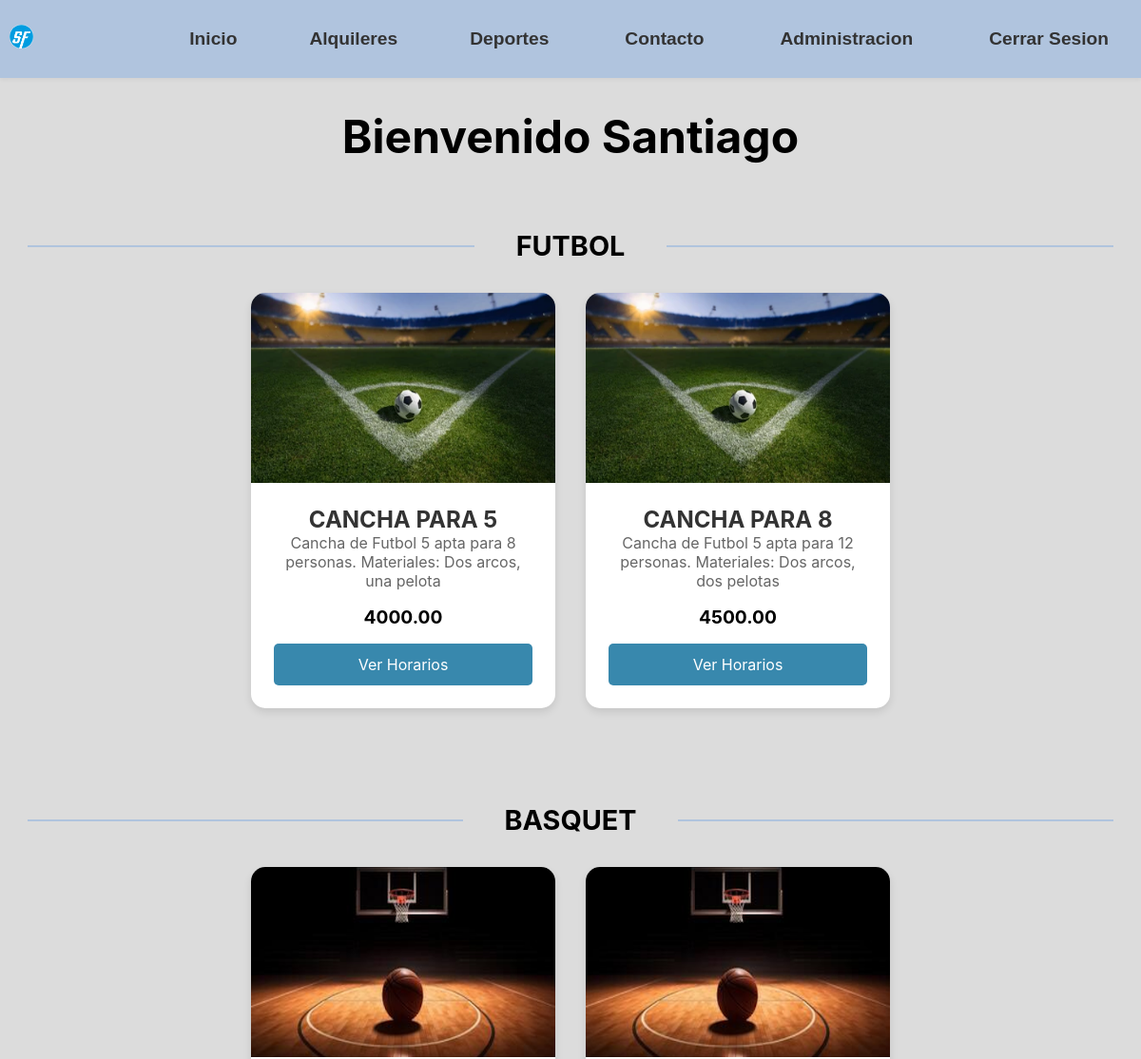
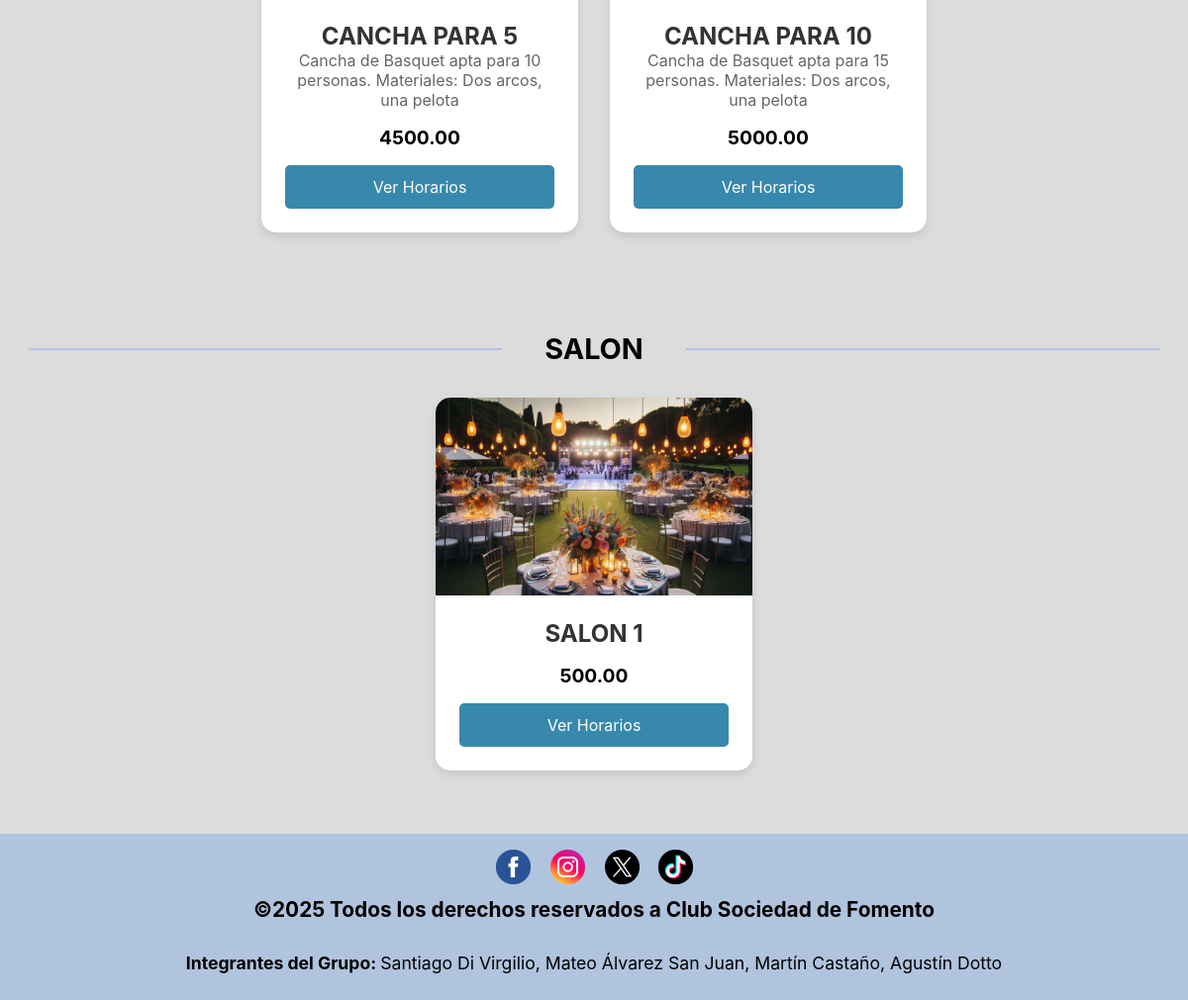
The app's page /alquileres.php (signed in) with its own data (2 pictures, top to bottom).
### tables this page shows
CREATE TABLE `usuarios` (
  `id_usuario` int(5) NOT NULL,
  `nombre` varchar(10) NOT NULL,
  `clave` varchar(255) NOT NULL,
  `dni` varchar(15) NOT NULL,
  `email` varchar(100) NOT NULL,
  `telefono` varchar(20) NOT NULL,
  `fecha_alta` date NOT NULL,
  `rol` varchar(20) NOT NULL,
  `id_sesion` varchar(255) DEFAULT NULL
);

CREATE TABLE `deportes` (
  `id_deporte` int(5) NOT NULL,
  `nombre` varchar(50) NOT NULL,
  `descripcion` varchar(255) NOT NULL,
  `cupo_maximo` int(5) NOT NULL
);

CREATE TABLE `canchas` (
  `id_cancha` int(5) NOT NULL,
  `nombre` varchar(50) NOT NULL,
  `tipo` varchar(30) NOT NULL,
  `descripcion` varchar(255) NOT NULL,
  `precio_hora` decimal(10,2) NOT NULL
);

### alquileres.php (the view, shortened to what this page needs)
<!DOCTYPE html>
<html lang="es">
<head>
	<link rel="stylesheet" href="https://cdnjs.cloudflare.com/ajax/libs/font-awesome/4.7.0/css/font-awesome.min.css">
	<link rel="stylesheet" type="text/css" href="css/estilos.css">
</head>
<body>
	<header>
		<a href="index.php"><img src="imagenes/logo.webp" alt="Logo de la página" class="logo"></a>
	<?php
    include("NAV.php");
    include("conexion.php");
    ?>
    </header>
<?php
        $resultado_2 = mysqli_query($conexion, "SELECT * FROM deportes");
?>
        <h2 class="perfil">
        <?php
          if(isset($_SESSION['id_usuario'])){
            $id_usuario_actual = $_SESSION['id_usuario'];
            $stmt_usuario = mysqli_prepare($conexion, "SELECT nombre FROM usuarios WHERE id_usuario = ?");
            mysqli_stmt_bind_param($stmt_usuario, "i", $id_usuario_actual);
            mysqli_stmt_execute($stmt_usuario);
            $resultado_usuario = mysqli_stmt_get_result($stmt_usuario);
            if($usuario_actual = mysqli_fetch_assoc($resultado_usuario)){
              echo "Bienvenido " . htmlspecialchars($usuario_actual["nombre"]);
            }
          }
          ?>
          </h2>
        <?php while($variable_2 = mysqli_fetch_assoc($resultado_2)){?>
            <section class="titulo_deportes" id="<?php echo htmlspecialchars($variable_2["nombre"]); ?>">
                <h2><span><?php echo htmlspecialchars($variable_2["nombre"]); ?></span></h2>
                <div class="canchas-container">
                    <?php $resultado_1 = mysqli_query($conexion, "SELECT * FROM canchas"); ?>
                    <?php while($variable_1 = mysqli_fetch_assoc($resultado_1)){?>
                        <?php if($variable_1["tipo"] == $variable_2["nombre"]){?>
                            <div class="cancha-card">
                                <img src="imagenes/<?php echo $variable_1['tipo'].'.png'; ?>" alt="<?php echo $variable_1['nombre']; ?>">
                            <div class="cancha-card-body">
                                <h4><?php echo $variable_1["nombre"]; ?></h4>
                                <p><?php echo $variable_1["descripcion"]; ?></p>
                                <p class="precio"><?php echo $variable_1["precio_hora"]; ?></p>
                                <button class="btn-ver-horarios" data-cancha-id="<?php echo $variable_1['id_cancha']; ?>" data-cancha-nombre="<?php echo htmlspecialchars($variable_1['nombre'], ENT_QUOTES); ?>">Ver Horarios</button>
                            </div>
                            </div>
                        <?php }?>
                    <?php }?>
                </div>
            </section>
        <?php }?>
<footer>
<?php
    include("FOOTER.php");
?>
</footer>
</body>
</html>

### css/estilos.css (style rules this page uses)
* { padding: 0; margin: 0; }
body { background-color: #dcdcdc; font-family: -apple-system, BlinkMacSystemFont, "Segoe UI", Roboto, Helvetica, Arial, sans-serif, "Apple Color Emoji", "Segoe UI Emoji", "Segoe UI Symbol"; font-size: 1.3rem; background-size: cover; background-position: center; min-height: 100vh; / background-attachment: fixed; display: flex; flex-direction: column; }
header { display: flex; justify-content: space-between; background-color: #b0c4de; padding: 10px; position: relative; align-items: center; box-shadow: 0 2px 4px rgba(0, 0, 0, 0.05); }
a { text-decoration: none; }
.logo { width: 15%; }
.titulo_deportes { text-align: center; margin-top: 3%; margin-bottom: 2rem; }
.titulo_deportes h2 { display: flex; align-items: center; justify-content: center; font-size: 1.8rem; color: #000000; margin: 0; width: 100%; }
.titulo_deportes h2::before, .titulo_deportes h2::after { content: ''; flex-grow: 1; height: 2px; background-color: #b0c4de; margin: 0 1em; }
.titulo_deportes h2 span { background-color: #dcdcdc; padding: 0 0.5em; }
.canchas-container { display: flex; flex-wrap: wrap; gap: 2rem; justify-content: center; padding: 2rem 0; }
.cancha-card { background-color: #fff; border-radius: 15px; box-shadow: 0 4px 8px rgba(0, 0, 0, 0.1); overflow: hidden; width: 320px; transition: transform 0.3s ease, box-shadow 0.3s ease; display: flex; flex-direction: column; }
.cancha-card img { width: 100%; height: 200px; object-fit: cover; }
.cancha-card-body { padding: 1.5rem; display: flex; flex-direction: column; flex-grow: 1; }
.cancha-card-body h4 { margin-top: 0; font-size: 1.5rem; color: #333; }
.cancha-card-body p { font-size: 1rem; color: #666; flex-grow: 1; }
.cancha-card-body .precio { font-size: 1.2rem; font-weight: bold; color: #000; margin-top: 1rem; }
.titulo_deportes h2 span { background-color: #dcdcdc; padding: 0 0.5em; white-space: nowrap; }
footer { background-color: #b0c4de; text-align: center; padding: 1rem 0; }
.perfil { color: #000000; text-align: center; margin: 2rem; font-family: -apple-system, BlinkMacSystemFont, "Segoe UI", Roboto, Helvetica, Arial, sans-serif, "Apple Color Emoji", "Segoe UI Emoji", "Segoe UI Symbol"; font-size: 3rem; }
.btn-ver-horarios { display: block; background-color: #3888ad; color: #ffffff; text-align: center; padding: 0.75rem 1rem; text-decoration: none; border-radius: 5px; margin-top: 1rem; transition: background-color 0.3s ease; border: none; cursor: pointer; width: 100%; font-family: inherit; font-size: 1rem; }

### records on screen
usuarios: nombre "Santiago"
deportes: nombre "FUTBOL"
canchas: tipo (picture), nombre "CANCHA PARA 5", descripcion "Cancha de Futbol 5 apta para 8 personas. Materiales: Dos arcos, una pelota", precio_hora "4000.00"
canchas: tipo (picture), nombre "CANCHA PARA 8", descripcion "Cancha de Futbol 5 apta para 12 personas. Materiales: Dos arcos, dos pelotas", precio_hora "4500.00"
deportes: nombre "BASQUET"
canchas: tipo (picture), nombre "CANCHA PARA 5", descripcion "Cancha de Basquet apta para 10 personas. Materiales: Dos arcos, una pelota", precio_hora "4500.00"
canchas: tipo (picture), nombre "CANCHA PARA 10", descripcion "Cancha de Basquet apta para 15 personas. Materiales: Dos arcos, una pelota", precio_hora "5000.00"
deportes: nombre "SALON"
canchas: tipo (picture), nombre "SALON 1", precio_hora "500.00"
